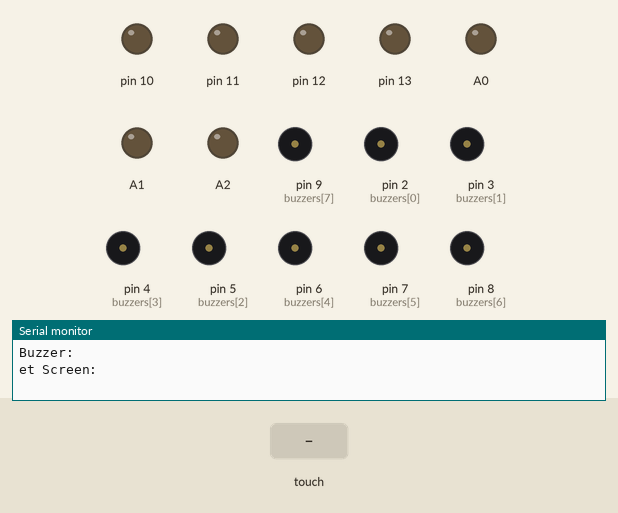
This sketch was run on a simulated Arduino Nano, built with avr-gcc and run on an emulated ATmega328P. On the bench: output pins drawn as LEDs (lit = HIGH), buzzer (waves = sounding, pin HIGH), the last lines printed to the serial monitor. Inputs (shaded band) come from the test bench. Random numbers use the default seed unless the sketch sets one.

Above: at 3.4 s.
3.5 s: touch panel pressed at 13 % / 10 % of its raw x / y range
At 3.7 s:
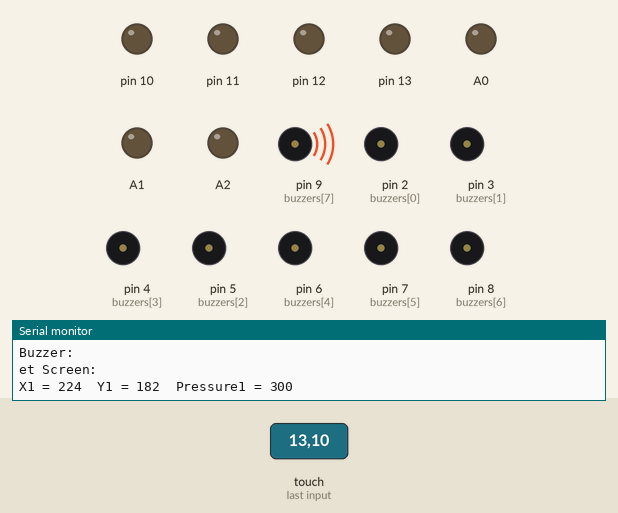
Timing chart, 0 to 11.7 s (numbered marks = the images above; inputs shaded):
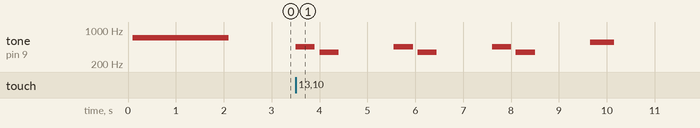

The sketch:

FunctionalDemoSoftware.ino
```cpp
#include <stdint.h>
#include "TouchScreen.h"

#define YP1 A0  // must be an analog pin, use "An" notation!
#define XM1 A1  // must be an analog pin, use "An" notation!
#define YM1 11   // can be a digital pin
#define XP1 10   // can be a digital pin

#define YP2 A2  // must be an analog pin, use "An" notation!
#define XM2 A3  // must be an analog pin, use "An" notation!
#define YM2 13   // can be a digital pin
#define XP2 12   // can be a digital pin

#define YP3 A4  // must be an analog pin, use "An" notation!
#define XM3 A5  // must be an analog pin, use "An" notation!
#define YM3 15   // can be a digital pin
#define XP3 14   // can be a digital pin

#define YP4 A6  // must be an analog pin, use "An" notation!
#define XM4 A7  // must be an analog pin, use "An" notation!
#define YM4 17   // can be a digital pin
#define XP4 16   // can be a digital pin


TouchScreen ts1 = TouchScreen(XP1, YP1, XM1, YM1, 350);
TouchScreen ts2 = TouchScreen(XP2, YP2, XM2, YM2, 350);
TouchScreen ts3 = TouchScreen(XP3, YP3, XM3, YM3, 350);
TouchScreen ts4 = TouchScreen(XP4, YP4, XM4, YM4, 350);


int goalX[] = {300, 750}; //update after testing
int goalY = 515;
int distance = -1;
int buzzers[] = {2, 3, 5, 4, 6, 7, 8, 9};
boolean toned = false;

void setup(void) {
  Serial.begin(9600);

  pinMode(2, OUTPUT);
  pinMode(3, OUTPUT);
  pinMode(4, OUTPUT);
  pinMode(5, OUTPUT);
  pinMode(6, OUTPUT);
  pinMode(7, OUTPUT);
  pinMode(8, OUTPUT);
  pinMode(9, OUTPUT);

  pinMode(A0, INPUT);
  pinMode(A1, INPUT);
  pinMode(A2, INPUT);
  pinMode(A3, INPUT);
  pinMode(A4, INPUT);
  pinMode(A5, INPUT);
  pinMode(A6, INPUT);
  pinMode(A7, INPUT);

  pinMode(10, OUTPUT);
  pinMode(11, OUTPUT);
  pinMode(12, OUTPUT);
  pinMode(13, OUTPUT);
  pinMode(14, OUTPUT);
  pinMode(15, OUTPUT);
  pinMode(16, OUTPUT);
  pinMode(17, OUTPUT);

}

void loop(void) {

  int targetBuzzer = random(0, 8);
  int targetScreen = (targetBuzzer / 2) + 1;
  Serial.println("Target Buzzer: " + targetBuzzer);
  Serial.println("Target Screen: " + targetScreen);
  delay(100);
  tone(buzzers[targetBuzzer], 700, 2000);
  delay(2500);
  toned = true;

  while (toned == true) {

    TSPoint p[] = {ts1.getPoint(), ts2.getPoint(), ts3.getPoint(), ts4.getPoint()};


    if (p[0].z > ts1.pressureThreshhold) {
      Serial.print("X1 = "); Serial.print(p[0].x);
      Serial.print("\tY1 = "); Serial.print(p[0].y);
      Serial.print("\tPressure1 = "); Serial.println(p[0].z);

      if (targetScreen == 1) {

        TSPoint a = ts1.getPoint();
        double distance = sqrt(abs( pow( (goalX[targetBuzzer % 2] - a.x) , 2) + pow( (goalY - a.y) , 2) ));

        if (distance <= 50) {
          tone(buzzers[targetBuzzer], 550, 350);
          delay(400);
          tone(buzzers[targetBuzzer], 650, 350);
          delay(400);
          tone(buzzers[targetBuzzer], 750, 350);
          delay(400);
          toned = false;
          delay(2000);
        } else {
          int freq = map(distance, 1414, 0, 200, 1200); //test this
          tone(buzzers[targetBuzzer], freq, 500);
          delay(50);
        }
      }
      else {
        tone(buzzers[targetBuzzer], 450, 400);
        delay(500);
        tone(buzzers[targetBuzzer], 350, 400);
        delay(500);
        delay(1000);
      }

      delay(50);
    }


    if (p[1].z > ts2.pressureThreshhold) {
      Serial.print("X2 = "); Serial.print(p[1].x);
      Serial.print("\tY2 = "); Serial.print(p[1].y);
      Serial.print("\tPressure2 = "); Serial.println(p[1].z);

      if (targetScreen == 2) {

        TSPoint a = ts2.getPoint();
        double distance = sqrt(abs( pow( (goalX[targetBuzzer % 2] - a.x) , 2) + pow( (goalY - a.y) , 2) ));

        if (distance <= 50) {
          tone(buzzers[targetBuzzer], 550, 350);
          delay(400);
          tone(buzzers[targetBuzzer], 650, 350);
          delay(400);
          tone(buzzers[targetBuzzer], 750, 350);
          delay(400);
          toned = false;
          delay(2000);
        } else {
          int freq = map(distance, 1414, 0, 200, 1200); //test this
          tone(buzzers[targetBuzzer], freq, 500);
          delay(50);
        }
      }
      else {
        tone(buzzers[targetBuzzer], 450, 400);
        delay(500);
        tone(buzzers[targetBuzzer], 350, 400);
        delay(500);
        delay(1000);
      }

      delay(50);
    }


    if (p[2].z > ts3.pressureThreshhold) {
      Serial.print("X3 = "); Serial.print(p[2].x);
      Serial.print("\tY3 = "); Serial.print(p[2].y);
      Serial.print("\tPressure3 = "); Serial.println(p[2].z);

      if (targetScreen == 3) {

        TSPoint a = ts3.getPoint();
        double distance = sqrt(abs( pow( (goalX[targetBuzzer % 2] - a.x) , 2) + pow( (goalY - a.y) , 2) ));

        if (distance <= 50) {
          tone(buzzers[targetBuzzer], 550, 350);
          delay(400);
          tone(buzzers[targetBuzzer], 650, 350);
          delay(400);
          tone(buzzers[targetBuzzer], 750, 350);
          delay(400);
          toned = false;
          delay(2000);
        } else {
          int freq = map(distance, 1414, 0, 200, 1200); //test this
          tone(buzzers[targetBuzzer], freq, 500);
          delay(50);
        }
      }
      else {
        tone(buzzers[targetBuzzer], 450, 400);
        delay(500);
        tone(buzzers[targetBuzzer], 350, 400);
        delay(500);
        delay(1000);
      }

      delay(50);
    }


    if (p[3].z > ts4.pressureThreshhold) {
      Serial.print("X4 = "); Serial.print(p[3].x);
      Serial.print("\tY4 = "); Serial.print(p[3].y);
      Serial.print("\tPressure4 = "); Serial.println(p[3].z);

      if (targetScreen == 4) {

        TSPoint a = ts4.getPoint();
        double distance = sqrt(abs( pow( (goalX[targetBuzzer % 2] - a.x) , 2) + pow( (goalY - a.y) , 2) ));

        if (distance <= 50) {
          tone(buzzers[targetBuzzer], 550, 350);
          delay(400);
          tone(buzzers[targetBuzzer], 650, 350);
          delay(400);
          tone(buzzers[targetBuzzer], 750, 350);
          delay(400);
          toned = false;
          delay(2000);
        } else {
          int freq = map(distance, 1414, 0, 200, 1200); //test this
          tone(buzzers[targetBuzzer], freq, 500);
          delay(50);
        }
      }
      else {
        tone(buzzers[targetBuzzer], 450, 400);
        delay(500);
        tone(buzzers[targetBuzzer], 350, 400);
        delay(500);
        delay(1000);
      }

      delay(50);
    }
  }
}
```

Measured:
- after the input at 3.5 s, tone on pin 9 (buzzers[7]): plays 450 Hz for 0.40 s, 350 Hz for 0.40 s, 450 Hz for 0.40 s, 350 Hz for 0.40 s, 450 Hz for 0.40 s, 350 Hz for 0.40 s … (7 notes in this stretch), starting at once
